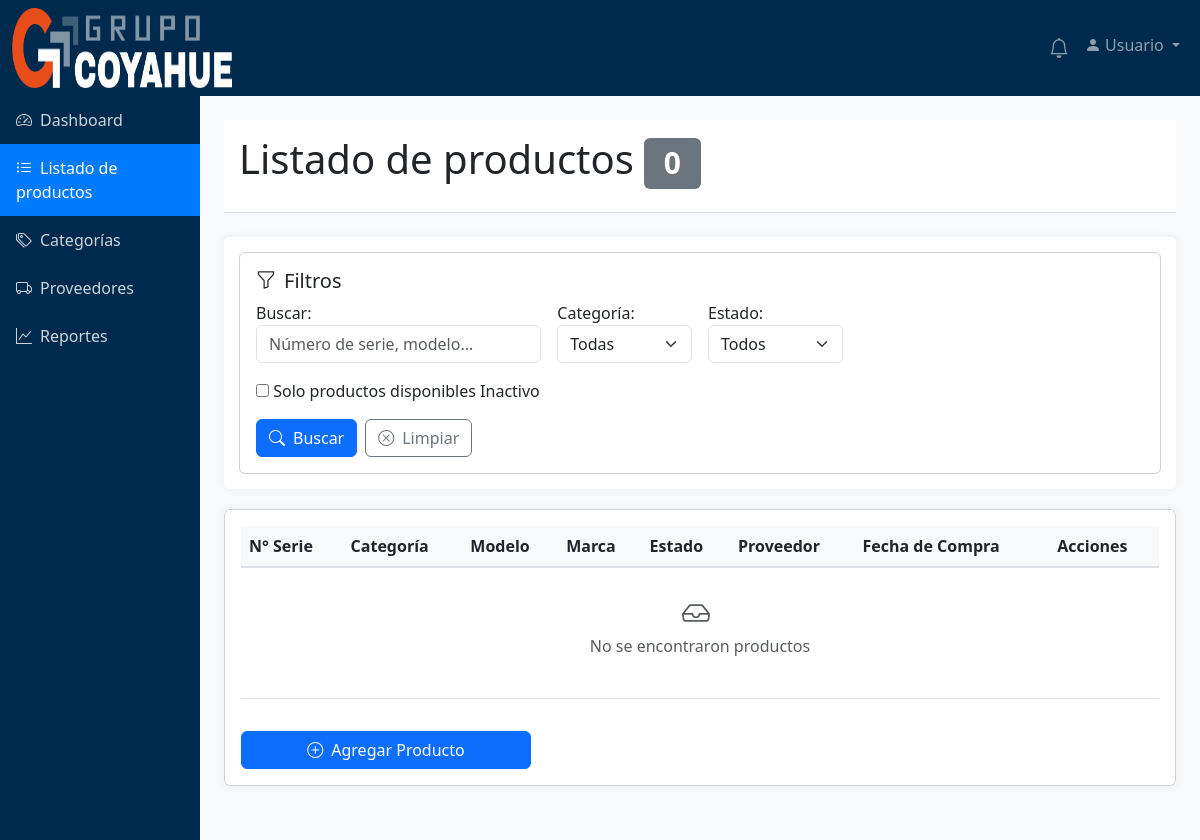
Before: /api/productos/ with the older database file.
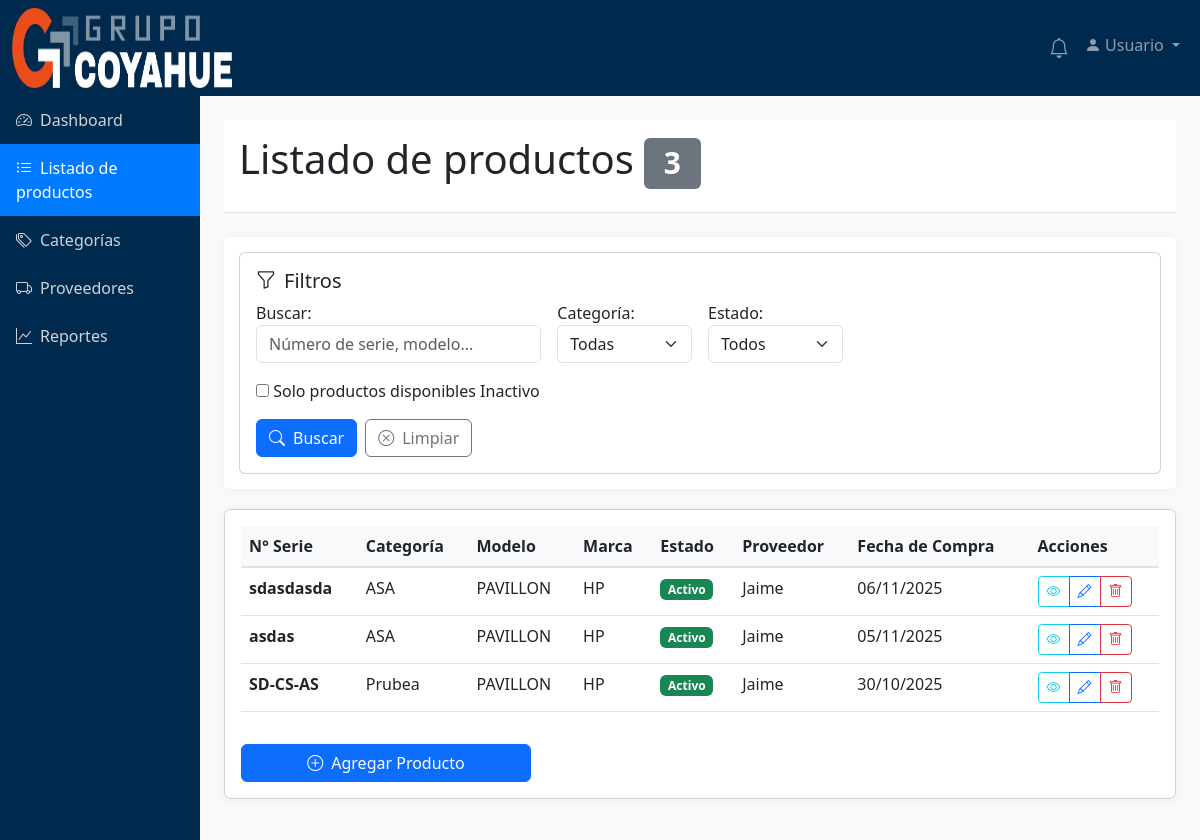
After: the same page with the newer database file.
### app_inventario/models.py (models this page shows, shortened)
class Productos(models.Model):
    nro_serie = models.CharField(max_length=100, unique=True, verbose_name="Número de Serie")
    fecha_compra = models.DateField()
    estado = models.ForeignKey(Estados, on_delete=models.PROTECT, related_name='productos')
    documento_factura = models.CharField(max_length=200, blank=True, null=True)
    garantia_meses = models.PositiveIntegerField(default=12)
    fecha_venc_garantia = models.DateField(blank=True, null=True)
    ESTADOS_GARANTIA = [
        ('VIGENTE', 'Vigente'),
        ('VENCIDA', 'Vencida'),
        ('NO_APLICA', 'No aplica')
    ]
    estado_garantia = models.CharField(max_length=20, choices=ESTADOS_GARANTIA, default='VIGENTE')
    proveedor = models.ForeignKey(Proveedores, on_delete=models.PROTECT, related_name='productos')
    modelo = models.ForeignKey(Modelos, on_delete=models.PROTECT, related_name='productos')
    categoria = models.ForeignKey(Categorias, on_delete=models.PROTECT, related_name='productos')
    sucursal = models.ForeignKey(Sucursales, on_delete=models.PROTECT, null=True, blank=True, related_name='productos')
    class Meta:
        verbose_name_plural = "Productos"

class Categorias(models.Model):
    nombre = models.CharField(max_length=100, unique=True)
    imagen =models.ImageField(upload_to='categorias/', blank=True, null=True)
    class Meta:
        verbose_name_plural = "Categorías"
    def __str__(self):
        return self.nombre

class Modelos(models.Model):
    marca = models.ForeignKey(Marcas, on_delete=models.CASCADE, related_name='modelos')
    nombre = models.CharField(max_length=200)
    class Meta:
        verbose_name_plural = "Modelos"
        unique_together = ['marca', 'nombre']

class Marcas(models.Model):
    nombre = models.CharField(max_length=100, unique=True)
    class Meta:
        verbose_name_plural = "Marcas"

class Estados(models.Model):
    nombre = models.CharField(max_length=100, unique=True)
    descripcion = models.TextField(blank=True, null=True)
    class Meta:
        verbose_name_plural = "Estados"
    def __str__(self):
        return self.nombre

class Proveedores(models.Model):
    nombre = models.CharField(max_length=200)
    rut = models.CharField(max_length=12, unique=True)
    contacto = models.CharField(max_length=200)
    telefono = models.CharField(max_length=20)
    correo = models.EmailField()
    class Meta:
        verbose_name_plural = "Proveedores"

### app_inventario/views.py (the view)
# urls.py: path('productos/', views.productos_list, name='productos'),
def productos_list(request):
    productos = Productos.objects.select_related(
        "categoria", "modelo", "modelo__marca", "estado", "proveedor"
    ).all()
    filter_form = ProductoFilterForm(request.GET)
    if filter_form.is_valid():
        search = filter_form.cleaned_data.get("search")
        if search:
            productos = productos.filter(
                Q(nro_serie__icontains=search)
                | Q(modelo__nombre__icontains=search)
                | Q(categoria__nombre__icontains=search)
            )
        categoria = filter_form.cleaned_data.get("categoria")
        if categoria:
            productos = productos.filter(categoria=categoria)
        estado = filter_form.cleaned_data.get("estado")
        if estado:
            productos = productos.filter(estado=estado)
        proveedor = filter_form.cleaned_data.get("proveedor")
        if proveedor:
            productos = productos.filter(proveedor=proveedor)
        solo_disponibles = filter_form.cleaned_data.get("solo_disponibles")
        if solo_disponibles:
            productos_asignados_ids = Asignaciones.objects.filter(
                fecha_devolucion__isnull=True
            ).values_list("producto_id", flat=True)
            productos = productos.exclude(id__in=productos_asignados_ids)
    productos = productos.order_by("-fecha_compra")
    context = {
        "productos": productos,
        "filter_form": filter_form,
        "total_productos": productos.count(),
    }
    return render(request, "listar_productos.html", context)

### app_inventario/forms.py
class ProductoFilterForm(forms.Form):
    search = forms.CharField(
        required=False,
        label='Buscar',
        widget=forms.TextInput(attrs={
            'class': 'form-control',
            'placeholder': 'Número de serie, modelo...'
        })
    )
    categoria = forms.ModelChoiceField(
        queryset=Categorias.objects.all(),
        required=False,
        label='Categoría',
        empty_label='Todas',
        widget=forms.Select(attrs={'class': 'form-select'})
    )
    estado = forms.ModelChoiceField(
        queryset=Estados.objects.all(),
        required=False,
        label='Estado',
        empty_label='Todos',
        widget=forms.Select(attrs={'class': 'form-select'})
    )
    proveedor = forms.ModelChoiceField(
        queryset=Proveedores.objects.all(),
        required=False,
        label='Proveedor',
        empty_label='Todos',
        widget=forms.Select(attrs={'class': 'form-select'})
    )
    solo_disponibles = forms.BooleanField(
        required=False,
        label='Solo productos disponibles',
        widget=forms.CheckboxInput(attrs={'class': 'form-check-input'})
    )

### app_inventario/templates/listar_productos.html (shortened to what the changed rows need)
<!DOCTYPE html>
{% load static %}
<html lang="es">
<head>
    <link href="https://cdn.jsdelivr.net/npm/bootstrap@5.3.0-alpha1/dist/css/bootstrap.min.css" rel="stylesheet">
    <link rel="stylesheet" href="https://cdn.jsdelivr.net/npm/bootstrap-icons@1.10.0/font/bootstrap-icons.css">
    <link href="{% static 'css/styles.css' %}" rel="stylesheet">
</head>
<body>
    <div class="container-fluid">
        <div class="row">
            <div class="col-md-10 p-4">
                <div class="content-header mb-4">
                    <h1>Listado de productos
                        <span class="badge bg-secondary">{{ total_productos }}</span>
                    </h1>
                </div>
                <div class="table-container mt-3">
                    <div class="card">
                        <div class="card-body">
                            <div class="table-responsive">
                                <table class="table table-hover">
                                    <thead>
                                        <tr>
                                            <th>N° Serie</th>
                                            <th>Categoría</th>
                                            <th>Modelo</th>
                                            <th>Marca</th>
                                            <th>Estado</th>
                                            <th>Proveedor</th>
                                            <th>Fecha de Compra</th>
                                            <th>Acciones</th>
                                        </tr>
                                    </thead>
                                    <tbody>
                                        {% if productos %}
                                            {% for producto in productos %}
                                            <tr>
                                                <td><strong>{{ producto.nro_serie }}</strong></td>
                                                <td>{{ producto.categoria.nombre }}</td>
                                                <td>{{ producto.modelo.nombre }}</td>
                                                <td>{{ producto.modelo.marca.nombre }}</td>
                                                <td>
                                                    <span class="badge
                                                        {% if producto.estado.nombre == 'Operativo' or producto.estado.nombre == 'Activo' %}
                                                            bg-success
                                                        {% elif producto.estado.nombre == 'En Mantención' %}
                                                            bg-warning text-dark
                                                        {% elif producto.estado.nombre == 'Dado de Baja' %}
                                                            bg-danger
                                                        {% else %}
                                                            bg-secondary
                                                        {% endif %}
                                                    ">
                                                        {{ producto.estado.nombre }}
                                                    </span>
                                                </td>
                                                <td>{{ producto.proveedor.nombre }}</td>
                                                <td>{{ producto.fecha_compra|date:"d/m/Y" }}</td>
                                                <td>
                                                    <div class="btn-group btn-group-sm" role="group">
                                                        <a href="{% url 'producto_detail' producto.pk %}"
                                                           class="btn btn-outline-info"
                                                           title="Ver detalle">
                                                            <i class="bi bi-eye"></i>
                                                        </a>
                                                        <a href="{% url 'producto_edit' producto.pk %}"
                                                           class="btn btn-outline-primary"
                                                           title="Editar">
                                                            <i class="bi bi-pencil"></i>
                                                        </a>
                                                        <a href="{% url 'producto_delete' producto.pk %}"
                                                           class="btn btn-outline-danger"
                                                           title="Eliminar">
                                                            <i class="bi bi-trash"></i>
                                                        </a>
                                                    </div>
                                                </td>
                                            </tr>
                                            {% endfor %}
                                        {% else %}
                                            <tr>
                                                <td colspan="8" class="text-center text-muted py-4">
                                                    <i class="bi bi-inbox me-2 fs-3"></i>
                                                    <p>No se encontraron productos</p>
                                                </td>
                                            </tr>
                                        {% endif %}
                                    </tbody>
                                </table>
                            </div>
                        </div>
                    </div>
                </div>
            </div>
        </div>
    </div>
</body>
</html>

Changed rows visible on the page:
added Productos: nro_serie "sdasdasda", categoria.nombre "ASA", modelo.nombre "PAVILLON", modelo.marca.nombre "HP", estado.nombre "Activo", proveedor.nombre "Jaime", fecha_compra "06/11/2025"
added Productos: nro_serie "asdas", categoria.nombre "ASA", modelo.nombre "PAVILLON", modelo.marca.nombre "HP", estado.nombre "Activo", proveedor.nombre "Jaime", fecha_compra "05/11/2025"
added Productos: nro_serie "SD-CS-AS", categoria.nombre "Prubea", modelo.nombre "PAVILLON", modelo.marca.nombre "HP", estado.nombre "Activo", proveedor.nombre "Jaime", fecha_compra "30/10/2025"
Other visible differences:
{{ total_productos }}: "0" → "3"
text no longer shown: "No se encontraron productos"
